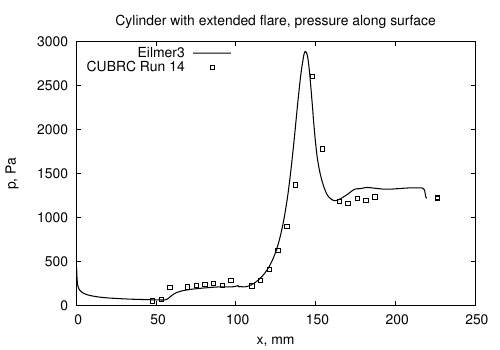

Here is the gnuplot script that generated this plot:
# surface-pressure.gnuplot
set term postscript eps 20
set output 'surface-pressure.eps'
set title 'Cylinder with extended flare, pressure along surface'
set ylabel 'p, Pa'
set xlabel 'x, mm'
set key top left
plot './surface.data' using ($1*1000):($7) with lines \
     lw 3.0 title 'Eilmer3', \
     './notes/cylinder-extended-flare-pressure.data' \
     using ($2*101.7):($10*6894.8) \
     title 'CUBRC Run 14' with points pt 4
